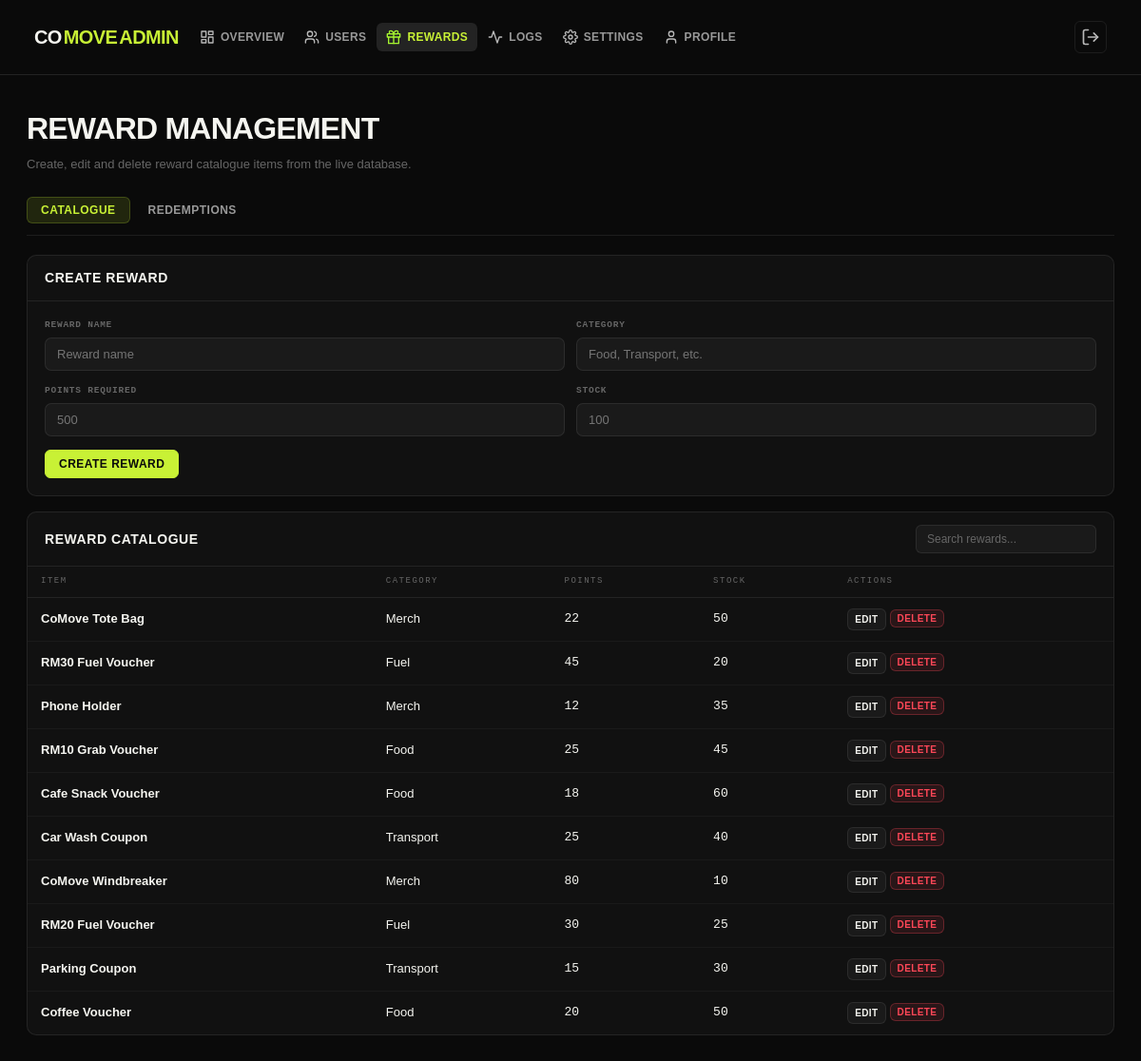
/src/roles/admin/rewards.php (signed in), run on the app's committed database.
### tables this page shows
CREATE TABLE REWARD (
    reward_id INT AUTO_INCREMENT PRIMARY KEY,
    reward_pic MEDIUMBLOB,
    reward_name NVARCHAR(50) NOT NULL,
    points_required INT NOT NULL,
    category VARCHAR(50) NOT NULL,
    stock INT NOT NULL DEFAULT 0
);

### src/roles/admin/includes/bootstrap.php (called while the page is built, shortened)
<?php
function adminEscape($value): string
{
    return htmlspecialchars((string) $value, ENT_QUOTES, 'UTF-8');
}
function adminFetchAll(mysqli $dbConn, string $sql, string $types = '', array $params = []): array
{
    $stmt = mysqli_prepare($dbConn, $sql);
    mysqli_stmt_execute($stmt);
    $result = mysqli_stmt_get_result($stmt);
    $rows = [];
    while ($row = mysqli_fetch_assoc($result)) {
        $rows[] = $row;
    }
    return $rows;
}

### src/roles/admin/rewards.php (the view, shortened to what this page needs)
<?php
require_once __DIR__ . '/includes/header.php';
$rewards = adminFetchAll($dbConn, 'SELECT reward_id, reward_name, points_required, category, stock FROM REWARD ORDER BY reward_id DESC');
?>
  <main class="dashboard-main">
    <h1 class="page-title">Reward Management</h1>
    <p class="page-subtitle">Create, edit and delete reward catalogue items from the live database.</p>
    <div class="sub-tabs">
      <button class="sub-tab active" id="rtab-catalogue" onclick="switchTab('rtab-','rewardsub-',['catalogue','redemptions'],'catalogue')">Catalogue</button>
      <button class="sub-tab" id="rtab-redemptions" onclick="switchTab('rtab-','rewardsub-',['catalogue','redemptions'],'redemptions')">Redemptions</button>
    </div>
    <div id="rewardsub-catalogue">
      <div class="card">
        <div class="card-header"><span class="card-title">Create Reward</span></div>
        <div class="card-body">
          <form method="post">
            <div class="form-row">
              <div class="form-group"><label class="form-label">Reward Name</label><input class="form-input" name="reward_name" placeholder="Reward name"></div>
              <div class="form-group"><label class="form-label">Category</label><input class="form-input" name="category" placeholder="Food, Transport, etc."></div>
            </div>
            <div class="form-row">
              <div class="form-group"><label class="form-label">Points Required</label><input class="form-input" type="number" name="points_required" min="1" placeholder="500"></div>
              <div class="form-group"><label class="form-label">Stock</label><input class="form-input" type="number" name="stock" min="0" placeholder="100"></div>
            </div>
            <button class="btn btn-lime" type="submit">Create Reward</button>
          </form>
        </div>
      </div>
      <div class="card">
        <div class="card-header">
          <span class="card-title">Reward Catalogue</span>
          <div class="card-actions"><input class="search-input" placeholder="Search rewards..." oninput="filterTable('rewardsTable',this.value)"></div>
        </div>
        <div class="table-wrap">
          <table id="rewardsTable">
            <thead><tr><th>Item</th><th>Category</th><th>Points</th><th>Stock</th><th>Actions</th></tr></thead>
            <tbody>
              <?php foreach ($rewards as $reward) { ?>
                <tr>
                  <td><strong><?php echo adminEscape($reward['reward_name']); ?></strong></td>
                  <td><?php echo adminEscape($reward['category']); ?></td>
                  <td style="font-family:'DM Mono',monospace"><?php echo adminEscape(number_format((int) $reward['points_required'])); ?></td>
                  <td style="font-family:'DM Mono',monospace"><?php echo adminEscape((int) $reward['stock']); ?></td>
                  <td>
                    <div class="action-btns">
                      <a class="btn btn-xs" href="rewards.php?edit_id=<?php echo adminEscape($reward['reward_id']); ?>#reward-editor">Edit</a>
                      <form method="post">
                        <button class="btn btn-xs btn-danger" type="submit">Delete</button>
                      </form>
                    </div>
                  </td>
                </tr>
              <?php } ?>
            </tbody>
          </table>
        </div>
      </div>
    </div>
  </main>
<?php require_once __DIR__ . '/includes/footer.php'; ?>

### src/public-assets/style.css (style rules this page uses)
*, *::before, *::after { margin: 0; padding: 0; box-sizing: border-box; }
:root { --forest: #0f2a1d; --lime: #c4f547; --lime-50:#abd53f; --black: #000000; --white: #ffffff; --gray-50: #f9fafb; --gray-100: #f3f4f6; --gray-200: #e5e7eb; --gray-300: #d1d5db; --gray-400: #9ca3af; --gray-500: #6b7280; --gray-600: #4b5563; --gray-700: #374151; --gray-800: #1f2937; --gray-900: #111827; --red-50: #fef2f2; --red-100: #fee2e2; --red-200: #fecaca; --red-500: #ef4444; --red-600: #dc2626; --red-700: #b91c1c; --green-50: #f0fdf4; --green-100: #dcfce7; --green-600: #16a34a; --green-700: #15803d; --yellow-100: #fef9c3; --yellow-400: #facc15; --yellow-600: #ca8a04; --yellow-700: #a16207; --yellow-800: #854d0e; --blue-100: #dbeafe; --blue-700: #1d4ed8; --purple-100: #f3e8ff; --purple-700: #7e22ce; --font-sans: "Inter", system-ui, -apple-system, sans-serif; --font-display: Impact, Haettenschweiler, "Arial Narrow Bold", sans-serif; }
html { scroll-behavior: smooth; }
body { font-family: var(--font-sans); color: var(--gray-900); background: var(--white); line-height: 1.5; -webkit-font-smoothing: antialiased; -moz-osx-font-smoothing: grayscale; }
a { color: inherit; text-decoration: none; }

### data on the page
reward: reward_name "CoMove Tote Bag", category "Merch", points_required "22", stock "50"
reward: reward_name "RM30 Fuel Voucher", category "Fuel", points_required "45", stock "20"
reward: reward_name "Phone Holder", category "Merch", points_required "12", stock "35"
reward: reward_name "RM10 Grab Voucher", category "Food", points_required "25", stock "45"
reward: reward_name "Cafe Snack Voucher", category "Food", points_required "18", stock "60"
reward: reward_name "Car Wash Coupon", category "Transport", points_required "25", stock "40"
reward: reward_name "CoMove Windbreaker", category "Merch", points_required "80", stock "10"
reward: reward_name "RM20 Fuel Voucher", category "Fuel", points_required "30", stock "25"
reward: reward_name "Parking Coupon", category "Transport", points_required "15", stock "30"
reward: reward_name "Coffee Voucher", category "Food", points_required "20", stock "50"
